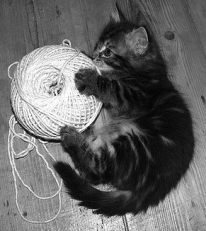
#> input picture compvis1/kitty.bmp, 206 x 231 px
$ python convolution.py
#> lines starting #> are read from the running program, lines starting #| are printed output that depends on the picture
import cv2
import numpy as np
import matplotlib.pyplot as plt

def convolve(image, kernel):
    if kernel.shape[0] % 2 == 0 or kernel.shape[1] % 2 == 0:
        raise ValueError("Kernel dimensions should be odd.")

    if len(image.shape) != 2:
        raise ValueError("Image must be grayscale.")

    image = image.astype(np.float32)

    height, width = image.shape
    k_height, k_width = kernel.shape

    pad_height = k_height // 2
    pad_width = k_width // 2

    padded_image = np.zeros((height + 2*pad_height, width + 2*pad_width), dtype=np.float32)
    padded_image[pad_height:-pad_height, pad_width:-pad_width] = image

    output = np.zeros((height, width), dtype=np.float32)

    for y in range(height):
        for x in range(width):
            region = padded_image[y:y+k_height, x:x+k_width]
            output[y, x] = np.sum(region * kernel)

    return output


def getGaussianKernel(ksize, sigma):
    offset = ksize // 2
    y, x = np.ogrid[-offset:offset+1, -offset:offset+1]
    gaussian_kernel = np.exp(-(x**2 + y**2) / (2*sigma**2))
    gaussian_kernel /= gaussian_kernel.sum()  # Normalize the kernel
    return gaussian_kernel


image = cv2.imread('kitty.bmp', cv2.IMREAD_GRAYSCALE)
#> image is the input picture: shape (231, 206); min 1, max 255, mean 102.3


# Define kernels
average_kernel = np.ones((3, 3), np.float32) / 9
weighted_average_kernel = np.array([[1, 2, 1],
                                    [2, 4, 2],
                                    [1, 2, 1]], np.float32) / 16


# First Gaussian Kernel: 3x3, Sigma=1
gaussian_kernel_1 = getGaussianKernel(3, 2)
gaussian_kernel_params_1 = "5x5, $\\sigma=1$"

# Second Gaussian Kernel: 3x3, Sigma=2
gaussian_kernel_2 = getGaussianKernel(5, 2)
gaussian_kernel_params_2 = "5x5, $\\sigma=2$"

# Second Gaussian Kernel: 3x3, Sigma=1
gaussian_kernel_3 = getGaussianKernel(5, 8)
gaussian_kernel_params_3 = "5x5, $\\sigma=8$"

# Load the image as grayscale
image = cv2.imread('kitty.bmp', cv2.IMREAD_GRAYSCALE)

# Apply the kernels
average_result = convolve(image, average_kernel)
weighted_average_result = convolve(image, weighted_average_kernel)
gaussian_result_1 = convolve(image, gaussian_kernel_1)
# Apply the second Gaussian kernel
gaussian_result_2 = convolve(image, gaussian_kernel_2)

gaussian_result_3 = convolve(image, gaussian_kernel_3)


# Display the results side by side using matplotlib
"""plt.figure(figsize=(20, 6))  # Adjusted figure size for better visualization
plt.subplot(1, 3, 1)  # Changed the subplot parameters to accommodate 3 images
plt.imshow(image, cmap='gray')
plt.title('Original Image')
plt.axis('off')

plt.subplot(1, 3, 2)  # Changed the subplot parameters
plt.imshow(average_result, cmap='gray')
plt.title('Average Kernel Applied')
plt.axis('off')

plt.subplot(1, 3, 3)  # Changed the subplot parameters
plt.imshow(weighted_average_result, cmap='gray')
plt.title('Weighted Average Kernel Applied')
plt.axis('off')

plt.show()"""

plt.figure(figsize=(20, 5))  # Adjusted figure size

# Original Image
plt.subplot(1, 4, 1)
plt.imshow(image, cmap='gray')
plt.title('Original Image')
plt.axis('off')

# Gaussian Applications
plt.subplot(1, 4, 2)
plt.imshow(gaussian_result_1, cmap='gray')
plt.title(f'Gaussian Kernel Applied\n{gaussian_kernel_params_1}')
plt.axis('off')

plt.subplot(1, 4, 3)
plt.imshow(gaussian_result_2, cmap='gray')
plt.title(f'Gaussian Kernel Applied\n{gaussian_kernel_params_2}')
plt.axis('off')

plt.subplot(1, 4, 4)
plt.imshow(gaussian_result_3, cmap='gray')
plt.title(f'Gaussian Kernel Applied\n{gaussian_kernel_params_3}')
plt.axis('off')

plt.show()


##########################################################################################

def calculate_gradients(image):
    # Sobel kernels for horizontal and vertical gradients
    sobel_x = np.array([[-1, 0, 1],
                        [-2, 0, 2],
                        [-1, 0, 1]], np.float32)
    sobel_y = np.array([[1, 2, 1],
                        [0, 0, 0],
                        [-1, -2, -1]], np.float32)

    gradient_x = convolve(image, sobel_x)
    gradient_y = convolve(image, sobel_y)

    gradient_magnitude = np.sqrt(np.square(gradient_x.astype(np.float32)) + np.square(gradient_y.astype(np.float32)))


    # Normalise the gradient magnitude
    min_val = gradient_magnitude.min()
#> min_val = 0
    max_val = gradient_magnitude.max()
#> max_val = 887.9
    gradient_magnitude_normalised = (gradient_magnitude - min_val) / (max_val - min_val) * 255

    return gradient_x, gradient_y, gradient_magnitude_normalised.astype(np.uint8)

# Calculate gradients for the weighted average image

original_gradient_x, original_gradient_y, original_gradient_magnitude = calculate_gradients(image)

average_gradient_x, average_gradient_y, average_gradient_magnitude = calculate_gradients(average_result)
#> in calculate_gradients (call 2), `gradient_magnitude = np.sqrt(np.square(gradient_x.astype(np.float32)) ..`:
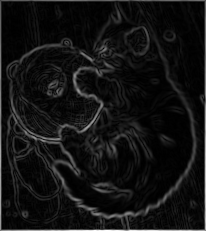
#> gradient_magnitude: shape (231, 206) float32; min 1.35e-06, max 849.4, mean 63.9; drawn with min black and max white
#> in calculate_gradients (call 2), `min_val = gradient_magnitude.min()`: min_val = 1.35e-06
#> in calculate_gradients (call 2), `max_val = gradient_magnitude.max()`: max_val = 849.4

weighted_average_gradient_x, weighted_average_gradient_y, weighted_average_gradient_magnitude = calculate_gradients(weighted_average_result)

gaussian_gradient1_x, gaussian_gradient1_y, gaussian_gradient1_magnitude = calculate_gradients(gaussian_result_1)

gaussian_gradient2_x, gaussian_gradient2_y, gaussian_gradient2_magnitude = calculate_gradients(gaussian_result_2)
#> in calculate_gradients (call 5), `gradient_magnitude = np.sqrt(np.square(gradient_x.astype(np.float32)) ..`:
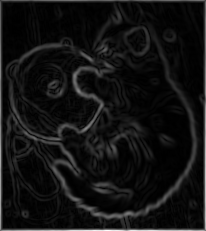
#> gradient_magnitude: shape (231, 206) float32; min 0.0671, max 726.3, mean 53.1; drawn with min black and max white
#> in calculate_gradients (call 5), `min_val = gradient_magnitude.min()`: min_val = 0.0671
#> in calculate_gradients (call 5), `max_val = gradient_magnitude.max()`: max_val = 726.3

gaussian_gradient3_x, gaussian_gradient3_y, gaussian_gradient3_magnitude = calculate_gradients(gaussian_result_3)
#> after the loop in convolve (call 16), `for y in range(height):`:
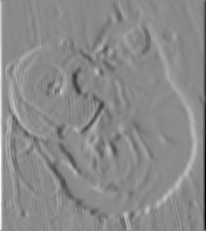
#> output: shape (231, 206) float32; min -527.3, max 442.7, mean 0.2; drawn with min black and max white
#> after the loop in convolve (call 17), `for y in range(height):`:
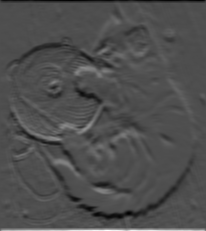
#> output: shape (231, 206) float32; min -310, max 690.9, mean -0.9; drawn with min black and max white

# Display the Ix and Iy images along with the edge strength image
"""plt.figure(figsize=(15, 5))

plt.subplot(1, 3, 1)
plt.imshow(original_gradient_magnitude, cmap='gray')
plt.title('Edge Strength: Original')
plt.axis('off')

plt.subplot(1, 3, 2)
plt.imshow(average_gradient_magnitude, cmap='gray')
plt.title('Edge Strength: Average')
plt.axis('off')

plt.subplot(1, 3, 3)
plt.imshow(weighted_average_gradient_magnitude, cmap='gray')
plt.title('Edge Strength: Weighted Average')
plt.axis('off')

plt.show()"""

#######################################################################################

def plot_uniform_histograms(images, titles):
    plt.figure(figsize=(20, 10))

    max_hist_values = [np.max(cv2.calcHist([img], [0], None, [256], [0, 256])) for img in images]
#> max_hist_values = [2559, 3346, 3577, 3429]

    for i, (image, title, max_val) in enumerate(zip(images, titles, max_hist_values), start=1):
        hist = cv2.calcHist([image], [0], None, [256], [0, 256])
        plt.subplot(1, len(images), i)
        plt.plot(hist, color='black')
        plt.title(f'Edge Strength Histogram - {title}', fontsize=14)
        plt.xlabel('Edge Strength Value', fontsize=12)
        plt.ylabel('Pixel Count', fontsize=12)
        plt.xlim([0, 256])
        plt.ylim([0, max_val + 0.05*max_val])
        plt.grid(True)
        plt.xticks(fontsize=10)
        plt.yticks(fontsize=10)
#> this loop made 4 passes
#> (title, max_val) on passes 1 to 4: ('Original', 2559), ('Gaussian 5x5 (σ = 1)', 3346), ('Gaussian 5x5 (σ = 2)', 3577), ('Gaussian 5x5 (σ = 5)', 3429)

    plt.subplots_adjust(wspace=0.3)
    plt.show()
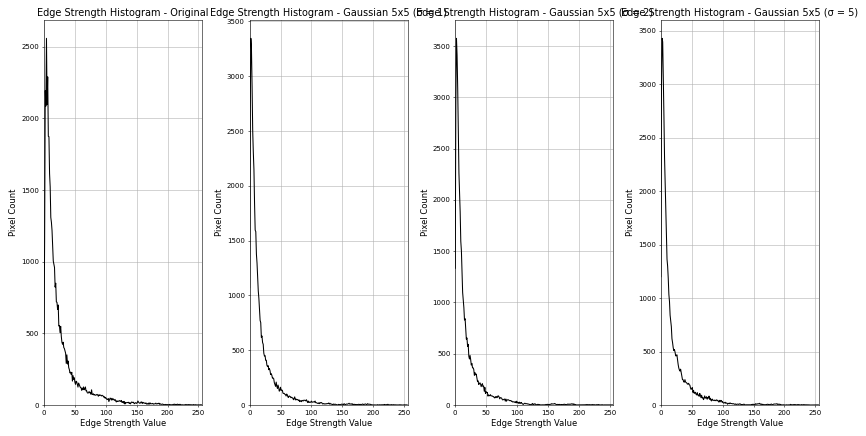
#> figure drawn by matplotlib, 4 panels; panel 1: curve peaks at x = 4, y = 2559; panel 2: curve peaks at x = 2, y = 3346; panel 3: curve peaks at x = 2, y = 3577; panel 4: curve peaks at x = 2, y = 3429

# Load your images into the 'images' list.
#Example usage:

images = [original_gradient_magnitude, gaussian_gradient1_magnitude, gaussian_gradient2_magnitude, gaussian_gradient3_magnitude]
titles = ['Original', 'Gaussian 5x5 (σ = 1)', 'Gaussian 5x5 (σ = 2)', 'Gaussian 5x5 (σ = 5)']

plot_uniform_histograms(images, titles)

#images = [original_gradient_magnitude, average_gradient_magnitude, weighted_average_gradient_magnitude, gaussian_gradient1_magnitude]


###############################################################################################

def manual_threshold(image, threshold_value):
    # Initialise a new image of zeros (black) with the same dimensions as the input image
    thresholded_image = np.zeros_like(image)
    thresholded_image[image > threshold_value] = 255
    return thresholded_image

def update_threshold(threshold_value):
    # Apply manual thresholding to each gradient magnitude image
#> called with threshold_value = 0
    original_thresholded = manual_threshold(original_gradient_magnitude, threshold_value)
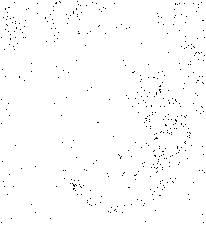
#> original_thresholded: shape (231, 206); 99% white; black in thin lines or dots
    #average_thresholded = manual_threshold(average_gradient_magnitude, threshold_value)
    #weighted_average_thresholded = manual_threshold(weighted_average_gradient_magnitude, threshold_value)
    gaussian1_thresholded = manual_threshold(gaussian_gradient1_magnitude, threshold_value)
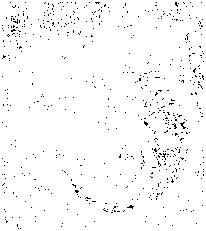
#> gaussian1_thresholded: shape (231, 206); 97.7% white; black in thin lines or dots
    gaussian2_thresholded = manual_threshold(gaussian_gradient2_magnitude, threshold_value)
    gaussian3_thresholded = manual_threshold(gaussian_gradient3_magnitude, threshold_value)


    cv2.imshow('Original Edges', original_thresholded)
    #cv2.imshow('Average Kernel Edges', average_thresholded)
    #cv2.imshow('Weighted Average Kernel Edges', weighted_average_thresholded)
    cv2.imshow('Gaussian Kernel Edges 1', gaussian1_thresholded)
    cv2.imshow('Gaussian Kernel Edges 2', gaussian2_thresholded)
    cv2.imshow('Gaussian Kernel Edges 3', gaussian3_thresholded)


def on_trackbar(val):
    # This function is called whenever the trackbar slider is moved
    update_threshold(val)

#Create windows for displaying the images
cv2.namedWindow('Original Edges')
#cv2.namedWindow('Average Kernel Edges')
#cv2.namedWindow('Weighted Average Kernel Edges')
cv2.namedWindow('Gaussian Kernel Edges 1')
cv2.namedWindow('Gaussian Kernel Edges 2')
cv2.namedWindow('Gaussian Kernel Edges 3')

cv2.createTrackbar('Threshold', 'Original Edges', 0, 255, on_trackbar)

# Initialise the display with the threshold value 0
update_threshold(0)

cv2.waitKey(0)
cv2.destroyAllWindows()

def apply_otsu_threshold(image):
    # Convert image to 8-bit if not already
    image = np.uint8(image)
    _, thresholded_image = cv2.threshold(image, 0, 255, cv2.THRESH_BINARY + cv2.THRESH_OTSU)
    return thresholded_image

# Apply Otsu's thresholding to each gradient magnitude image
otsu_original = apply_otsu_threshold(original_gradient_magnitude)
otsu_average = apply_otsu_threshold(average_gradient_magnitude)
otsu_weighted_average = apply_otsu_threshold(weighted_average_gradient_magnitude)
otsu_gaussian = apply_otsu_threshold(gaussian_gradient1_magnitude)

"""plt.figure(figsize=(15, 5))  # Adjusted figure size

plt.subplot(1, 3, 1)
plt.imshow(otsu_original, cmap='gray')
plt.title('Original (Otsu)')
plt.axis('off')

plt.subplot(1, 3, 2)
plt.imshow(otsu_average, cmap='gray')
plt.title('Average Kernel (Otsu)')
plt.axis('off')

plt.subplot(1, 3, 3)
plt.imshow(otsu_weighted_average, cmap='gray')
plt.title('Weighted Average Kernel (Otsu)')
plt.axis('off')

plt.show()
"""
